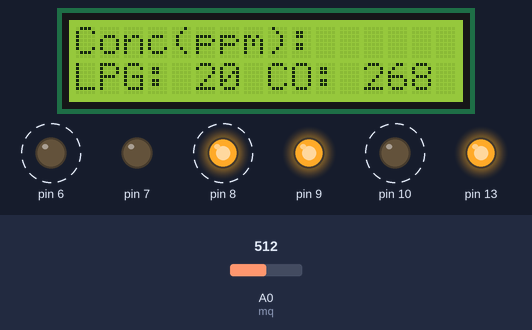
Bench run of a sketch on a simulated Arduino Uno, built with avr-gcc and run on an emulated ATmega328P. On the bench: 16×2 character LCD, output pins drawn as LEDs (lit = HIGH). Dashed ring = blinking. The test bench sets the inputs (shaded band); at power-on: A0 (mq) = 512. What the sketch prints to the serial monitor is not drawn.

Above: at 8.4 s.
8.5 s: A0 (mq) set to 434
At 9.3 s:
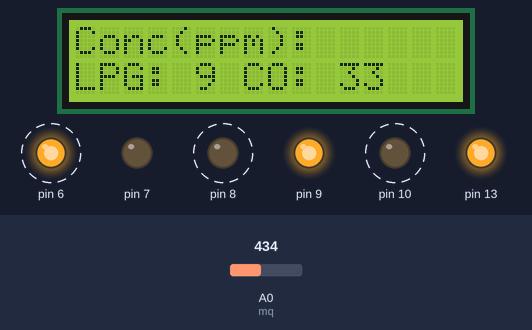
10.9 s: A0 (mq) set to 406
At 11.78 s:
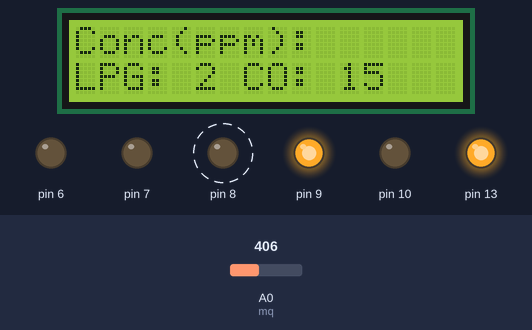
13.3 s: A0 (mq) set to 1023
At 15.15 s:
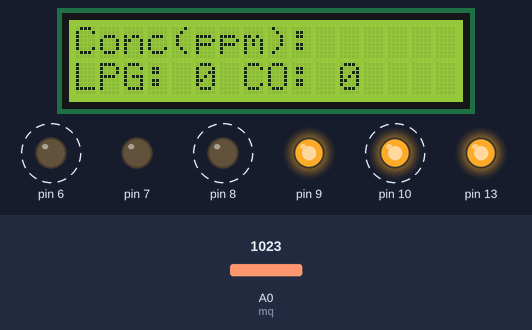
16.3 s: A0 (mq) set to 306
At 17.2 s:
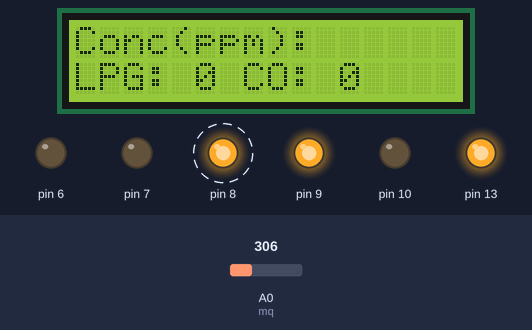
Timing chart, 0 to 18.8 s (numbered marks = the images above; inputs shaded):
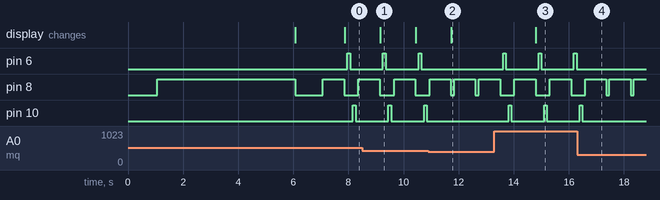

The sketch:

gas_detector.ino
```cpp
#include <LiquidCrystal.h>
LiquidCrystal lcd(12,11,5,4,3,2);
//Resistances given in kilo ohm
float Rl=5;
float Ro=10;
const int mq=A0;
float clean_air_factor=9.83; //The resistance of the sensor in clean air

//Sample points on resistance to concentration conversion curves
//Taken from characteristic curve in MQ-2 specification document
//data format:(logx,y,slope);
float LPGCurve[3]=  {2.3,0.21,-0.47};
float COCurve[3]=  {2.3,0.72,-0.34};
float SmokeCurve[3]={2.3,0.53,-0.44};

void setup()
{
 pinMode(10,OUTPUT);
 pinMode(6,OUTPUT);
 pinMode(7,OUTPUT);
 digitalWrite(7,LOW);
 pinMode(8,OUTPUT);
 pinMode(13,OUTPUT);
 digitalWrite(10,LOW);
 digitalWrite(13,HIGH);
 digitalWrite(8,LOW);

 Serial.begin(9600);
 Serial.print("Calibrating...\n");
 analogWrite(9,256);
 lcd.begin(16,2);
 lcd.setCursor(0,0);
 lcd.print("Calibrating...");
 delay(1000);
 digitalWrite(8,HIGH);
 Ro=MQcalibration(mq);
 digitalWrite(8,LOW);
 lcd.clear();
 lcd.setCursor(0,0);
 lcd.print("Done");
 lcd.setCursor(0,1);
 lcd.print("Ro=");
 lcd.print(Ro);
 lcd.print(" kohms");
 Serial.print("Done");
 Serial.print(Ro);
 Serial.print(" kohm\n");
 delay(1000);
}
void beep()
{
  digitalWrite(10,HIGH);
    delay(100);
    digitalWrite(10,LOW);
    delay(100);

}
void blink()
{
    digitalWrite(6,HIGH);
    delay(100);
    digitalWrite(6,LOW);
    delay(100);
}
void loop()
{
  analogWrite(9,256);
  digitalWrite(8,HIGH);
  float lpg_ppm=ppm_calc(MQread(mq),Ro,LPGCurve);
  float co_ppm=ppm_calc(MQread(mq),Ro,COCurve);
  float smoke_ppm=ppm_calc(MQread(mq),Ro,SmokeCurve);
  digitalWrite(8,LOW);
  lcd.clear();
  lcd.setCursor(0,0);
  lcd.print("Conc(ppm):");
  lcd.setCursor(0,1);
  lcd.print("LPG: ");
  lcd.print((int)lpg_ppm);
  lcd.print(" CO: ");
  lcd.print((int)co_ppm);

  Serial.print("\nConcentrations of gases:\n");
  Serial.print("LPG: ");Serial.print(lpg_ppm);Serial.print(" ppm\n");
  Serial.print("CO: ");Serial.print(co_ppm);Serial.print(" ppm\n");
  Serial.print("Smoke: ");Serial.print(smoke_ppm);Serial.print(" ppm\n");
  Serial.print("\n");
  delay(100);
  //CO monoxide upper bound taken from American industrial standard
  //
  if(co_ppm>25||lpg_ppm>50||smoke_ppm>350)
  {
   blink();
   beep();
   }
  }

float MQresistance(float Vs)
{
   return (Rl*(1023.0-Vs)/Vs);
}
//Calibration function that calculates Ro using 10 samples
float MQcalibration(int mq)
{
  int i;
  float val=0;
  for (i=0;i<10;i++)
  {
    val += MQresistance(analogRead(mq));
    delay(500);
  }
  val = val/2;                                      //calculate the average value
  val = val/clean_air_factor;
  return val;
  }
float MQread(int mq)
{
  int i;
  float rs=0;
  for (i=0;i<50;i++) {
    rs += MQresistance(analogRead(mq));
    delay(5);
  }
  rs = rs/50;
  return rs;
}
float ppm_calc(float rs,float ro,float *p)
{
  float ratio=rs/ro;
  //return pow(10,(((ratio-p[1])/p[2])+p[0]));
  return (pow(10,( ((log(ratio)-p[1])/p[2]) + p[0])));
}
```

Measured:
- the behaviour switches between 424 and 423 on A0 (mq) (found by bisection; images 1 and 2)
- after the input at 8.5 s, the display: changes after 0.65 s (image 1)
- after the input at 10.9 s, pin 6: stops changing and stays LOW; pin 8: LOW → HIGH after 0.93 s, → LOW 0.78 s later, → HIGH 0.11 s later; pin 10: stays LOW (without the input it goes to HIGH after 1.1 s); the display: changes after 0.83 s (image 2)
- after the input at 13.3 s, pin 6: alternates HIGH for 0.10 s and LOW for 1.2 s, starting after 0.32 s; pin 8: alternates HIGH for 0.78 s and LOW for 0.51 s, starting after 0.72 s; pin 10: alternates HIGH for 0.10 s and LOW for 1.2 s, starting after 0.52 s; the display: changes after 1.5 s (image 3)
- after the input at 16.3 s, pin 6: stays LOW (without the input it goes to HIGH after 1.2 s); pin 8: LOW → HIGH after 1.2 s, → LOW 0.78 s later, → HIGH 0.11 s later; pin 10: goes on until 16.5 s, then stays LOW
- by itself, pin 6, pin 10: alternates HIGH for 0.10 s and LOW for 1.2 s
- what the display in image 1 shows lasts 1.2 s, from 9.2 s to 10.4 s
